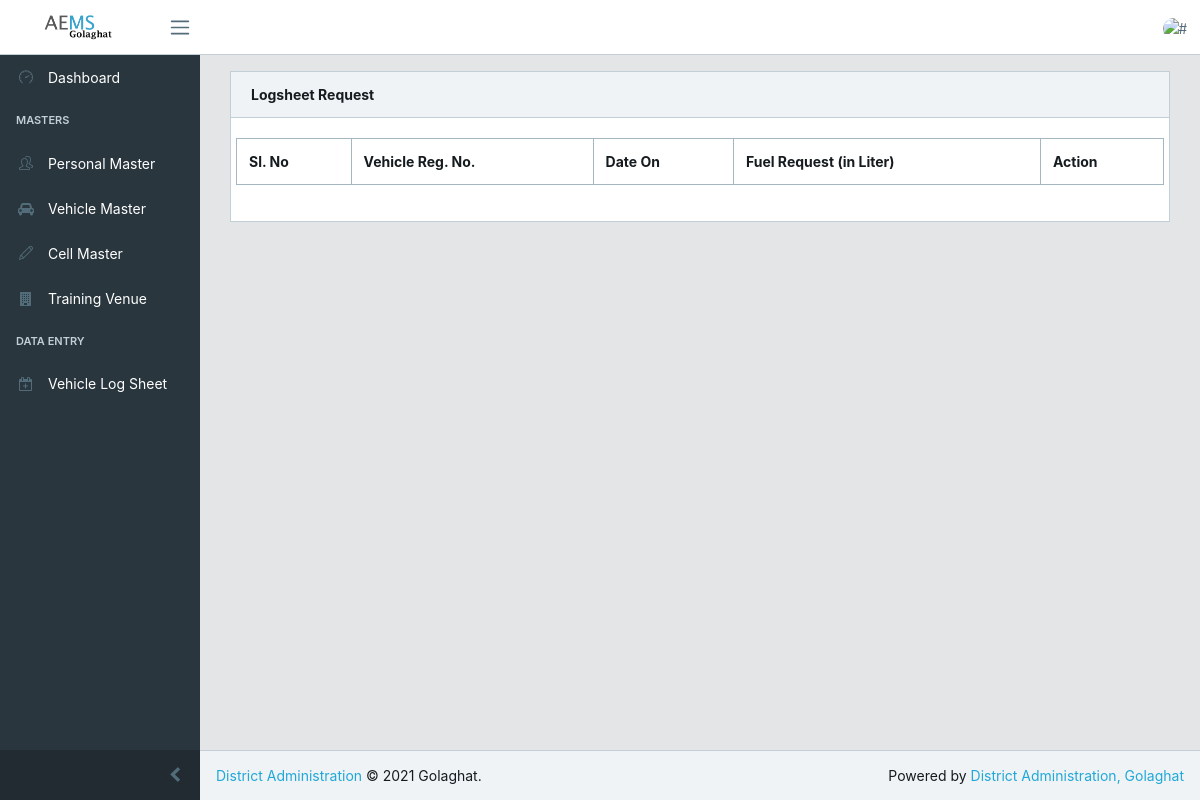
The page /pages/request.php on the database as committed earlier.
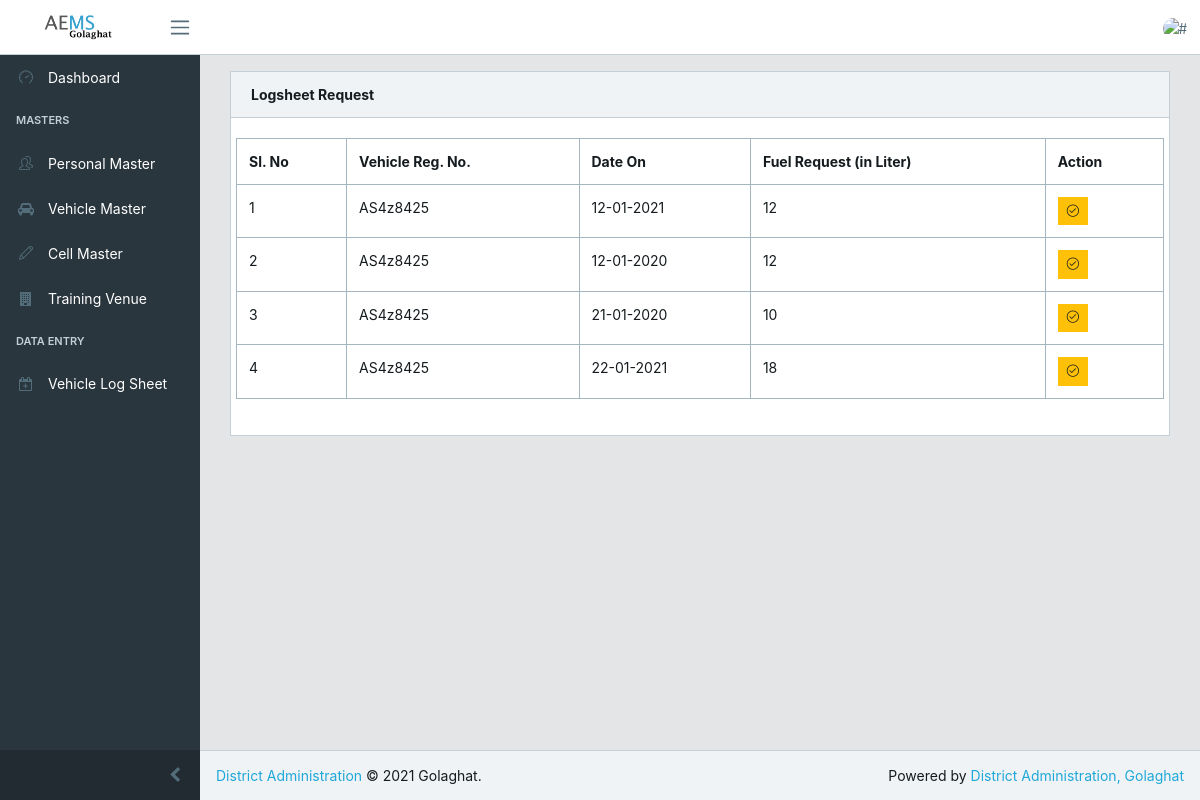
The same page on the database as committed later.
### tables this page shows
CREATE TABLE `vehicle_assign` (
  `id` int(11) NOT NULL,
  `reg_no` varchar(20) DEFAULT NULL,
  `person_name` varchar(300) DEFAULT NULL,
  `person_contact` varchar(20) DEFAULT NULL,
  `vehicle_id` int(11) DEFAULT NULL,
  `person_id` int(11) DEFAULT NULL,
  `used_on` date DEFAULT NULL,
  `fuel_request` int(11) DEFAULT NULL,
  `fuel_given` int(11) DEFAULT NULL,
  `fuel_type` int(11) DEFAULT NULL,
  `used_for` varchar(200) DEFAULT NULL,
  `remarks` text DEFAULT NULL,
  `final_remarks` text DEFAULT NULL,
  `created_on` date NOT NULL DEFAULT current_timestamp(),
  `cby` int(11) DEFAULT NULL,
  `approved_by` int(11) DEFAULT NULL,
  `approved_on` date DEFAULT NULL,
  `status` int(11) DEFAULT 1
);

### pages/request.php (the view, shortened to what this page needs)
<?php
include("../config.php");
$msg="";include("../layout/header.php");
 ?>
 <div class="container-fluid">
    <div class="row">
        <div class="col-md-10">
        </div>
    </div>
    <div class="row">
        <div class="col-md-12">
            <div class="card">
                <div class="card-header">
                    <strong>Logsheet Request</strong>
                </div>
                <div class="card-body">
                    <div class="row">
                             <table class="table table-responsive-sm table-bordered">
                                <tr>
                                    <th>Sl. No</th>
                                    <th>Vehicle Reg. No.</th>
                                    <th>Date On</th>
                                    <th>Fuel Request (in Liter)</th>
                                    <th>Action</th>
                                </tr>
                                <?php $qry = "SELECT * from vehicle_assign where status=9";
                                  $rslt=mysqli_query($mysqli,$qry);
                                  $sl =0;
                                  while($r= mysqli_fetch_array($rslt)) {
                                    $sl =$sl+1;
                                ?>
                                <tr>
                                    <td> <?php echo $sl ?></td>
                                    <td> <?php echo $r['reg_no'] ?></td>
                                    <td> <?php echo  date('d-m-Y', strtotime($r['used_on'])); ?></td>
                                    <td> <?php echo $r['fuel_request'] ?></td>
                                    <td><a href="action.php?id=<?php echo $r['id'] ?>" class="btn btn-sm btn-warning"><i class="icon-check"></i></a></td>
                                </tr>
                                <?php
                                  }?>
                             </table>
                        </div>
                    </div>
                </div>
            </div>
        </div>
    </div>
</div>
<?php
include("../layout/footerhead.php");
 ?>
 <?php
include("../layout/basefooter.php");
?>

### layout/baseheader.php (shortened to what this page needs)
<!DOCTYPE html>
<html lang="en" dir="ltr">
<head>
  <link href="../layout/vendors/css/flag-icon.min.css" rel="stylesheet">
  <link href="../layout/vendors/css/font-awesome.min.css" rel="stylesheet">
  <link href="../layout/vendors/css/simple-line-icons.min.css" rel="stylesheet">
  <link href="../layout/css/style.css" rel="stylesheet">
  <link href="../layout/vendors/css/daterangepicker.min.css" rel="stylesheet">
  <link href="../layout/vendors/css/gauge.min.css" rel="stylesheet">
  <link href="../layout/vendors/css/toastr.min.css" rel="stylesheet">

### layout/header.php (shortened to what this page needs)
<?php
include("../layout/baseheader.php");
?>
</head>
<body class="app header-fixed sidebar-fixed aside-menu-fixed aside-menu-hidden">
  <header class="app-header navbar">
    <a class="navbar-brand" href="#"></a>
    <button class="navbar-toggler sidebar-toggler d-md-down-none" type="button">
      <span class="navbar-toggler-icon"></span>
    </button>
    <ul class="nav navbar-nav ml-auto">
      <li class="nav-item dropdown">
        <a class="nav-link nav-link" data-toggle="dropdown" href="#" role="button" aria-haspopup="true" aria-expanded="false">
          <img src="../layout/img/avatars/21.png" class="img-avatar" alt="#">
        </a>
      </li>
    </ul>
  </header>
  <div class="app-body">
    <div class="sidebar">
      <nav class="sidebar-nav">
        <ul class="nav">
          <li class="nav-item">
            <a class="nav-link" href="index.html"><i class="icon-speedometer"></i> Dashboard  </a>
          </li>
          <li class="nav-title">
            Masters
          </li>
          <li class="nav-item">
            <a href="colors.html" class="nav-link"><i class="icon-people"></i> Personal Master</a>
          </li>
          <li class="nav-item">
            <a href="vehicle.php" class="nav-link"><i class="fa fa-car"></i> Vehicle Master</a>
          </li>
          <li class="nav-item">
            <a href="typography.html" class="nav-link"><i class="icon-pencil"></i> Cell Master</a>
          </li>
          <li class="nav-item">
            <a href="typography.html" class="nav-link"><i class="fa fa-building"></i> Training Venue</a>
          </li>
          <li class="nav-title">
            Data Entry
          </li>
          <li class="nav-item nav-dropdown">
            <a class="nav-link" href="logsheet.php"><i class="fa fa-calendar-plus-o"></i> Vehicle Log Sheet</a>
          </li>
        </ul>
      </nav>
      <button class="sidebar-minimizer brand-minimizer" type="button"></button>
    </div>
    <main class="main">

### layout/footerhead.php (shortened to what this page needs)
<footer class="app-footer">
  <span><a href="#">District Administration</a> © 2021 Golaghat.</span>
  <span class="ml-auto">Powered by <a href="https://golaghat.gov.in/">District Administration, Golaghat</a></span>
</footer>

### layout/basefooter.php (shortened to what this page needs)
</body>
</html>

Rows that differ between the two databases and show on the page:
added vehicle_assign: reg_no "AS4z8425", used_on "12-01-2021", fuel_request "12"
added vehicle_assign: reg_no "AS4z8425", used_on "12-01-2020", fuel_request "12"
added vehicle_assign: reg_no "AS4z8425", used_on "21-01-2020", fuel_request "10"
added vehicle_assign: reg_no "AS4z8425", used_on "22-01-2021", fuel_request "18"
